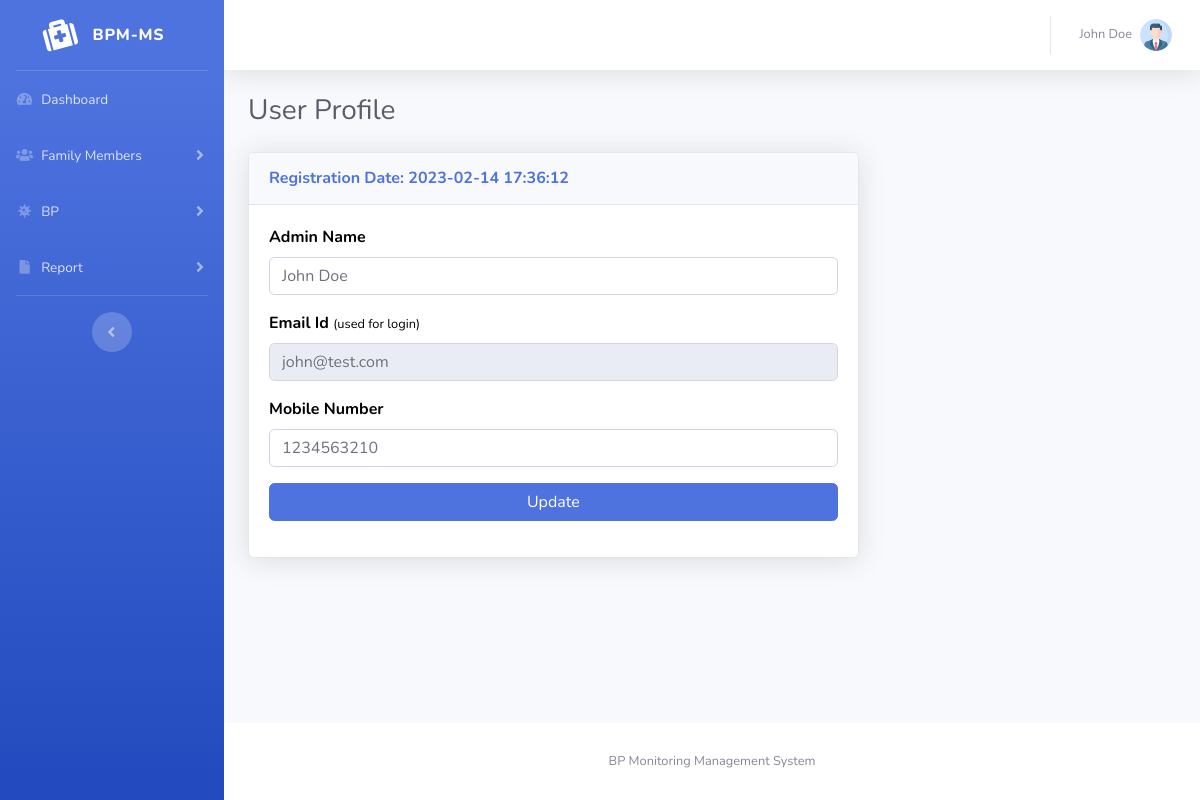
The app's page /bpmms/profile.php (signed in), older data.
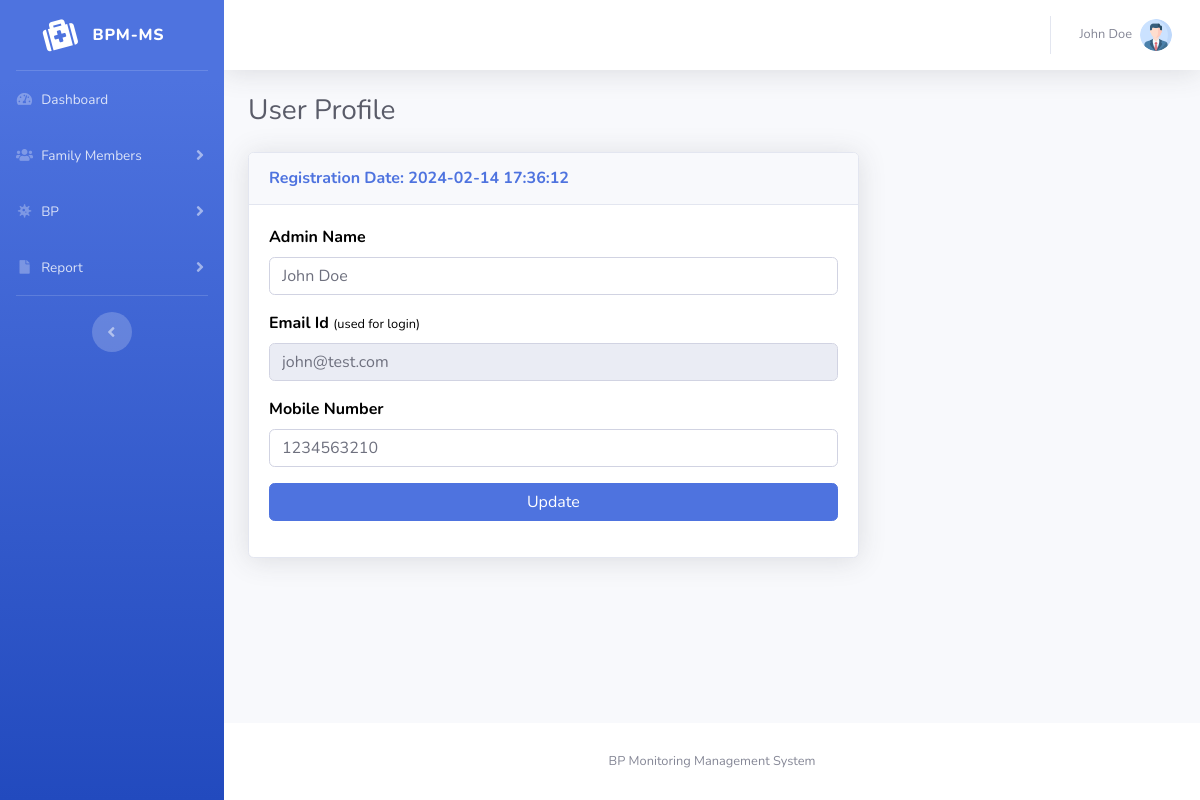
The same page, newer data.
### tables this page shows
CREATE TABLE `tbluserregistration` (
  `id` int(11) NOT NULL,
  `fullName` varchar(220) DEFAULT NULL,
  `emailid` varchar(255) DEFAULT NULL,
  `mobileNumber` bigint(11) DEFAULT NULL,
  `loginPassword` varchar(120) DEFAULT NULL,
  `regDate` timestamp NULL DEFAULT current_timestamp()
);

### bpmms/profile.php (the view, shortened to what this page needs)
<?php session_start();
include_once('includes/config.php');
if (strlen($_SESSION['aid']==0)) {
  header('location:logout.php');
  } else{
?>
<!DOCTYPE html>
<html lang="en">
<head>
    <link href="vendor/fontawesome-free/css/all.min.css" rel="stylesheet" type="text/css">
    <link href="css/sb-admin-2.min.css" rel="stylesheet">
</head>
<body id="page-top">
    <div id="wrapper">
<?php include_once('includes/sidebar.php');?>
        <div id="content-wrapper" class="d-flex flex-column">
            <div id="content">
          <?php include_once('includes/topbar.php');?>
                <div class="container-fluid">
                    <h1 class="h3 mb-4 text-gray-800">User Profile</h1>
     <form method="post"  name="adminprofile" >
  <div class="row">
                        <div class="col-lg-8">
                            <div class="card shadow mb-4">
                <?php
$uid=$_SESSION['aid'];
$ret=mysqli_query($con,"select * from tbluserregistration where id='$uid'");
while ($row=mysqli_fetch_array($ret)) {
?>
                                <div class="card-header py-3">
                                    <h6 class="m-0 font-weight-bold text-primary">Registration Date: <?php  echo $row['regDate'];?></h6>
                                </div>
                                <div class="card-body">
     <div class="form-group">
                            <label>Admin Name</label>
           <input type="text" class="form-control" name="fullname" value="<?php  echo $row['fullName'];?>" required='true'>
                                        </div>
                        <div class="form-group">
                            <label>Email Id <small>(used for login)</small></label>
                       <input type="text" class="form-control" name="email" value="<?php  echo $row['emailid'];?>" readonly='true'>
                                        </div>
<div class="form-group">
<label>Mobile Number</label>
<input type="text" class="form-control" name="mobilenumber" value="<?php  echo $row['mobileNumber'];?>" required='true'>
</div>
<?php } ?>
        <div class="form-group">
                                 <input type="submit" class="btn btn-primary btn-user btn-block" name="update" id="update" value="Update">
                             </div>
                                </div>
                            </div>
                        </div>
                    </div>
</form>
                </div>
            </div>
           <?php include_once('includes/footer.php');?>
        </div>
    </div>
</body>
</html>
<?php } ?>

### bpmms/includes/topbar.php (shortened to what this page needs)
      <nav class="navbar navbar-expand navbar-light bg-white topbar mb-4 static-top shadow">
            <?php if($_SESSION['aid']):?>
                    <ul class="navbar-nav ml-auto">
                        <li class="nav-item dropdown no-arrow">
                            <a class="nav-link dropdown-toggle" href="#" id="userDropdown" role="button"
                                data-toggle="dropdown" aria-haspopup="true" aria-expanded="false">
                <?php
$adid=$_SESSION['aid'];
$ret1=mysqli_query($con,"select fullName from tbluserregistration where ID='$adid'");
while($row1=mysqli_fetch_array($ret1)){
?>
                                <span class="mr-2 d-none d-lg-inline text-gray-600 small"><?php  echo $row1['fullName'];?></span>
                           <?php } ?>
                                <img class="img-profile rounded-circle"
                                    src="img/profile.png">
                            </a>
                        </li>
                    </ul>
                <?php endif;?>
                </nav>

Row changes from the older to the newer data that the page shows:
changed tbluserregistration "John Doe": regDate "2023-02-14 17:36:12" → "2024-02-14 17:36:12"
